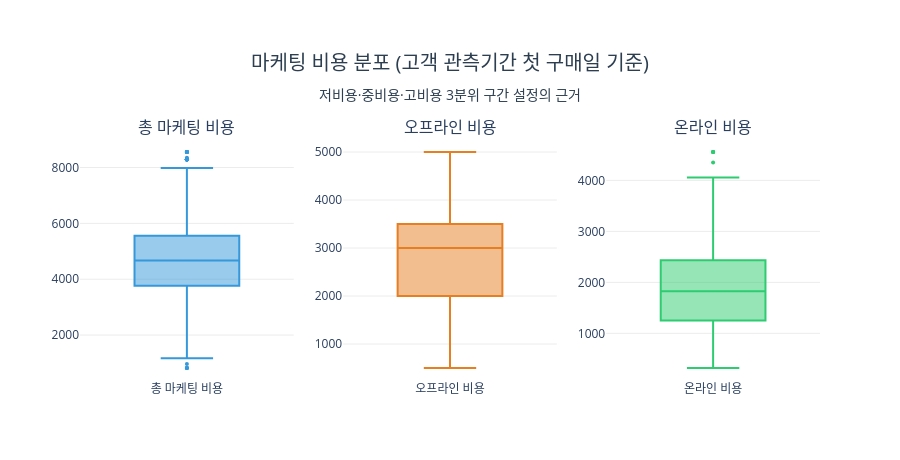

Notebook code for this chart:
### Code cell
cols = [
    ("총마케팅비용", "총 마케팅 비용"),
    ("오프라인비용", "오프라인 비용"),
    ("온라인비용",  "온라인 비용"),
]
colors = ["#3498db", "#e67e22", "#2ecc71"]

fig = make_subplots(rows=1, cols=3, subplot_titles=[c[1] for c in cols])

for ci, (col, label) in enumerate(cols, 1):
    fig.add_trace(
        go.Box(
            y=cost_detail[col],
            name=label,
            boxpoints="outliers",
            marker=dict(color=colors[ci - 1], size=4),
            line=dict(color=colors[ci - 1]),
            showlegend=False,
        ),
        row=1, col=ci,
    )

fig.update_layout(
    title=dict(
        text="마케팅 비용 분포 (고객 관측기간 첫 구매일 기준)<br>"
             "<sub>저비용·중비용·고비용 3분위 구간 설정의 근거</sub>",
        x=0.5, xanchor="center", font=dict(size=20, color="#2c3e50"),
    ),
    plot_bgcolor="white",
    height=460,
    margin=dict(t=140)
)
fig.update_yaxes(gridcolor="#ececec")
fig.show()

### Figure 1 — Plotly figure (JSON) as saved in the notebook; plotly's stock layout.template omitted (floating-point values rounded to 4 significant figures; data arrays with more than 128 entries replaced by an {"elided": "..."} marker saying what was removed)
{"data": [{"boxpoints": "outliers", "line": {"color": "#3498db"}, "marker": {"color": "#3498db", "size": 4}, "name": "총 마케팅 비용", "showlegend": false, "type": "box", "xaxis": "x", "y": {"elided": "1468 float values"}, "yaxis": "y"}, {"boxpoints": "outliers", "line": {"color": "#e67e22"}, "marker": {"color": "#e67e22", "size": 4}, "name": "오프라인 비용", "showlegend": false, "type": "box", "xaxis": "x2", "y": {"elided": "1468 int values"}, "yaxis": "y2"}, {"boxpoints": "outliers", "line": {"color": "#2ecc71"}, "marker": {"color": "#2ecc71", "size": 4}, "name": "온라인 비용", "showlegend": false, "type": "box", "xaxis": "x3", "y": {"elided": "1468 float values"}, "yaxis": "y3"}], "layout": {"annotations": [{"font": {"size": 16}, "showarrow": false, "text": "총 마케팅 비용", "x": 0.1444, "xanchor": "center", "xref": "paper", "y": 1, "yanchor": "bottom", "yref": "paper"}, {"font": {"size": 16}, "showarrow": false, "text": "오프라인 비용", "x": 0.5, "xanchor": "center", "xref": "paper", "y": 1, "yanchor": "bottom", "yref": "paper"}, {"font": {"size": 16}, "showarrow": false, "text": "온라인 비용", "x": 0.8556, "xanchor": "center", "xref": "paper", "y": 1, "yanchor": "bottom", "yref": "paper"}], "height": 460, "margin": {"t": 140}, "plot_bgcolor": "white", "title": {"font": {"color": "#2c3e50", "size": 20}, "text": "마케팅 비용 분포 (고객 관측기간 첫 구매일 기준)<br><sub>저비용·중비용·고비용 3분위 구간 설정의 근거</sub>", "x": 0.5, "xanchor": "center"}, "xaxis": {"anchor": "y", "domain": [0, 0.2889]}, "xaxis2": {"anchor": "y2", "domain": [0.3556, 0.6444]}, "xaxis3": {"anchor": "y3", "domain": [0.7111, 1]}, "yaxis": {"anchor": "x", "domain": [0, 1], "gridcolor": "#ececec"}, "yaxis2": {"anchor": "x2", "domain": [0, 1], "gridcolor": "#ececec"}, "yaxis3": {"anchor": "x3", "domain": [0, 1], "gridcolor": "#ececec"}}}
